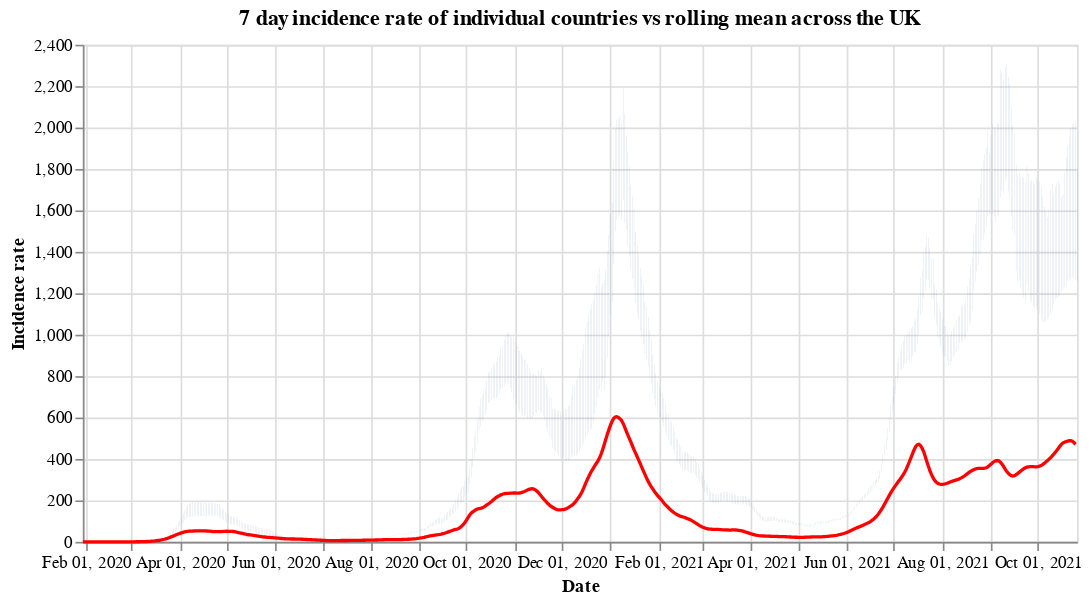

Notebook code for this chart:
### Code cell
#collapse
countries = uk_cases['areaName'].unique()
countries.sort()

selection = alt.selection_single(
    name='Select',
    fields=['areaName'],
    init={'areaName': 'Wales'},
    bind={'areaName': alt.binding_select(options=countries)}
)

# scatter plot, modify opacity based on selection
bars = alt.Chart(uk_cases).mark_bar().add_selection(
    selection
).encode(
    x=alt.X("yearmonthdate(date):T", axis=alt.Axis(title='Date')),
    y=alt.Y("weeklyCasesRate:Q", axis=alt.Axis(title='Incidence rate')),
    tooltip='weeklyCasesRate:Q',
    opacity=alt.condition(selection, alt.value(1), alt.value(0))
).properties(title=f'7 day incidence rate of individual countries vs rolling mean across the UK', width=600)

line = alt.Chart(overview_cases).mark_line(
    color='red',
    size=2,
).transform_window(
    rolling_mean='mean(weeklyCasesRate)',
    frame=[0, 7]
).encode(
    x='yearmonthdate(date):T',
    y='rolling_mean:Q'
)

alt.layer(bars, line)

### Figure 1 — Vega-Lite specification as saved in the notebook (floating-point values rounded to 4 significant figures; data arrays with more than 128 entries replaced by an {"elided": "..."} marker saying what was removed)
{"config": {"view": {"continuousWidth": 400, "continuousHeight": 300}}, "layer": [{"data": {"name": "data-b4347616eba5ce019e17d682e19f778f"}, "mark": "bar", "encoding": {"opacity": {"condition": {"value": 1, "selection": "Select"}, "value": 0}, "tooltip": {"type": "quantitative", "field": "weeklyCasesRate"}, "x": {"type": "temporal", "axis": {"title": "Date"}, "field": "date", "timeUnit": "yearmonthdate"}, "y": {"type": "quantitative", "axis": {"title": "Incidence rate"}, "field": "weeklyCasesRate"}}, "selection": {"Select": {"type": "single", "fields": ["areaName"], "init": {"areaName": "Wales"}, "bind": {"areaName": {"input": "select", "options": ["England", "Northern Ireland", "Scotland", "Wales"]}}}}, "title": "7 day incidence rate of individual countries vs rolling mean across the UK", "width": 600}, {"data": {"name": "data-abb01427191d41a68dad7389ef9e6546"}, "mark": {"type": "line", "color": "red", "size": 2}, "encoding": {"x": {"type": "temporal", "field": "date", "timeUnit": "yearmonthdate"}, "y": {"type": "quantitative", "field": "rolling_mean"}}, "transform": [{"window": [{"op": "mean", "field": "weeklyCasesRate", "as": "rolling_mean"}], "frame": [0, 7]}]}], "$schema": "https://vega.github.io/schema/vega-lite/v4.8.1.json", "datasets": {"data-b4347616eba5ce019e17d682e19f778f": {"elided": "2448 records"}, "data-abb01427191d41a68dad7389ef9e6546": {"elided": "635 records"}}}
